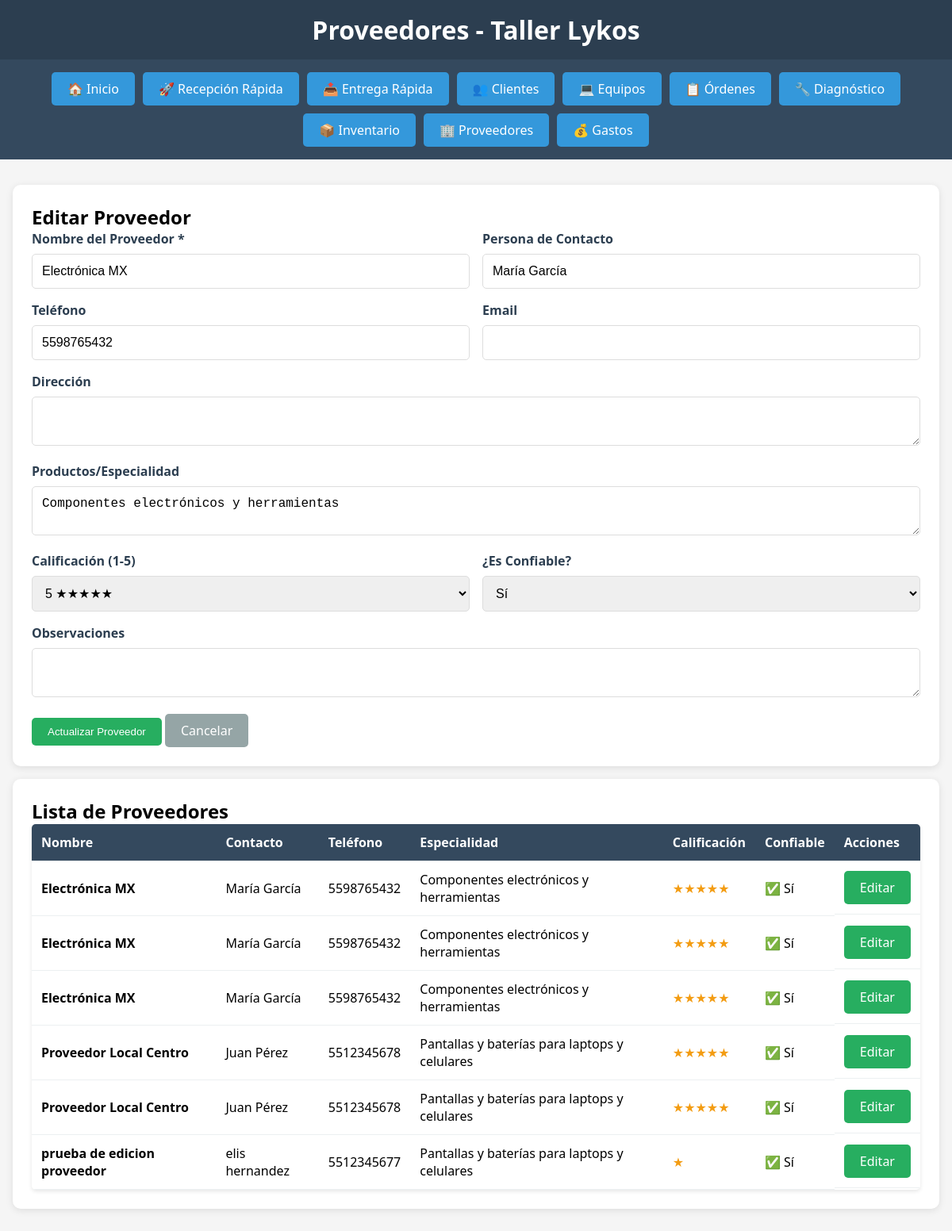
Screenshot of /proveedores.php?editar=4 with the database file from the repository.
### tables this page shows
CREATE TABLE `proveedores` (
  `id_proveedor` int(11) NOT NULL,
  `nombre` varchar(100) NOT NULL,
  `contacto` varchar(100) DEFAULT NULL,
  `telefono` varchar(20) DEFAULT NULL,
  `email` varchar(100) DEFAULT NULL,
  `direccion` text DEFAULT NULL,
  `productos_especialidad` text DEFAULT NULL,
  `calificacion` int(11) DEFAULT 5,
  `confiable` tinyint(4) DEFAULT 1,
  `observaciones` text DEFAULT NULL,
  `fecha_registro` timestamp NOT NULL DEFAULT current_timestamp()
);

### proveedores.php (the view, shortened to what this page needs)
<?php include 'config.php'; ?>
<!DOCTYPE html>
<html lang="es">
<head>
</head>
<body>
    <div class="header">
        <h1>Proveedores - Taller Lykos</h1>
    </div>
    <?php include 'nav.php'; ?>
    <div class="container">
        <div class="card">
            <h2><?php echo isset($_GET['editar']) ? 'Editar Proveedor' : 'Nuevo Proveedor'; ?></h2>
            <form method="POST" action="guardar_proveedor.php">
                <?php
                $proveedor = null;
                if(isset($_GET['editar'])) {
                    $stmt = $pdo->prepare("SELECT * FROM proveedores WHERE id_proveedor = ?");
                    $stmt->execute([$_GET['editar']]);
                    $proveedor = $stmt->fetch();
                }
                ?>
                <div class="grid-2">
                    <div class="form-group">
                        <label>Nombre del Proveedor *</label>
                        <input type="text" name="nombre" class="form-control" value="<?php echo $proveedor ? $proveedor['nombre'] : ''; ?>" required>
                    </div>
                    <div class="form-group">
                        <label>Persona de Contacto</label>
                        <input type="text" name="contacto" class="form-control" value="<?php echo $proveedor ? $proveedor['contacto'] : ''; ?>">
                    </div>
                </div>
                <div class="grid-2">
                    <div class="form-group">
                        <label>Teléfono</label>
                        <input type="text" name="telefono" class="form-control" value="<?php echo $proveedor ? $proveedor['telefono'] : ''; ?>">
                    </div>
                    <div class="form-group">
                        <label>Email</label>
                        <input type="email" name="email" class="form-control" value="<?php echo $proveedor ? $proveedor['email'] : ''; ?>">
                    </div>
                </div>
                <div class="form-group">
                    <label>Dirección</label>
                    <textarea name="direccion" class="form-control" rows="2"><?php echo $proveedor ? $proveedor['direccion'] : ''; ?></textarea>
                </div>
                <div class="form-group">
                    <label>Productos/Especialidad</label>
                    <textarea name="productos_especialidad" class="form-control" rows="2" placeholder="Qué productos ofrece..."><?php echo $proveedor ? $proveedor['productos_especialidad'] : ''; ?></textarea>
                </div>
                <div class="grid-2">
                    <div class="form-group">
                        <label>Calificación (1-5)</label>
                        <select name="calificacion" class="form-control">
                            <?php for($i=1; $i<=5; $i++): ?>
                                <option value="<?php echo $i; ?>" <?php echo $proveedor && $proveedor['calificacion'] == $i ? 'selected' : ''; ?>>
                                    <?php echo $i; ?> <?php echo str_repeat('★', $i); ?>
                                </option>
                            <?php endfor; ?>
                        </select>
                    </div>
                    <div class="form-group">
                        <label>¿Es Confiable?</label>
                        <select name="confiable" class="form-control">
                            <option value="1" <?php echo $proveedor && $proveedor['confiable'] ? 'selected' : ''; ?>>Sí</option>
                        </select>
                    </div>
                </div>
                <div class="form-group">
                    <label>Observaciones</label>
                    <textarea name="observaciones" class="form-control" rows="2"><?php echo $proveedor ? $proveedor['observaciones'] : ''; ?></textarea>
                </div>
                <button type="submit" class="btn"><?php echo $proveedor ? 'Actualizar' : 'Guardar'; ?> Proveedor</button>
                <?php if($proveedor): ?>
                    <a href="proveedores.php" class="btn" style="background: #95a5a6;">Cancelar</a>
                <?php endif; ?>
            </form>
        </div>
        <div class="card">
            <h2>Lista de Proveedores</h2>
            <table>
                <thead>
                    <tr>
                        <th>Nombre</th>
                        <th>Contacto</th>
                        <th>Teléfono</th>
                        <th>Especialidad</th>
                        <th>Calificación</th>
                        <th>Confiable</th>
                        <th>Acciones</th>
                    </tr>
                </thead>
                <tbody>
                    <?php
                    $stmt = $pdo->query("SELECT * FROM proveedores ORDER BY nombre");
                    while($proveedor = $stmt->fetch()) {
                        $confiable = $proveedor['confiable'] ? '✅ Sí' : '❌ No';
                        echo "
                        <tr>
                            <td><strong>{$proveedor['nombre']}</strong></td>
                            <td>{$proveedor['contacto']}</td>
                            <td>{$proveedor['telefono']}</td>
                            <td>{$proveedor['productos_especialidad']}</td>
                            <td class='rating'>" . str_repeat('★', $proveedor['calificacion']) . "</td>
                            <td>$confiable</td>
                            <td class='actions'>
                                <a href='proveedores.php?editar={$proveedor['id_proveedor']}' class='btn'>Editar</a>
                            </td>
                        </tr>";
                    }
                    ?>
                </tbody>
            </table>
        </div>
    </div>
</body>
</html>

### proveedores.php (style rules this page uses)
* { margin: 0; padding: 0; box-sizing: border-box; }
body { font-family: 'Segoe UI', Tahoma, Geneva, Verdana, sans-serif; background: #f5f5f5; }
.header { background: #2c3e50; color: white; padding: 1rem; text-align: center; }
.container { max-width: 1200px; margin: 2rem auto; padding: 0 1rem; }
.card { background: white; padding: 1.5rem; border-radius: 10px; box-shadow: 0 2px 10px rgba(0,0,0,0.1); margin-bottom: 1rem; }
.form-group { margin-bottom: 1rem; }
.form-group label { display: block; margin-bottom: 0.5rem; font-weight: bold; color: #2c3e50; }
.form-control { width: 100%; padding: 0.75rem; border: 1px solid #ddd; border-radius: 5px; font-size: 1rem; }
.btn { padding: 10px 20px; background: #27ae60; color: white; border: none; border-radius: 5px; cursor: pointer; text-decoration: none; display: inline-block; }
table { width: 100%; border-collapse: collapse; background: white; border-radius: 5px; overflow: hidden; box-shadow: 0 2px 5px rgba(0,0,0,0.1); }
th, td { padding: 12px; text-align: left; border-bottom: 1px solid #ecf0f1; }
th { background: #34495e; color: white; }
.actions { display: flex; gap: 5px; }
.grid-2 { display: grid; grid-template-columns: 1fr 1fr; gap: 1rem; }
.rating { color: #f39c12; }

### rows the page displays
proveedores: nombre "Electrónica MX", contacto "María García", telefono "5598765432", productos_especialidad "Componentes electrónicos y herramientas", calificacion "5 ★★★★★", confiable "Sí", calificacion "★★★★★", confiable "✅ Sí"
proveedores: nombre "Electrónica MX", contacto "María García", telefono "5598765432", productos_especialidad "Componentes electrónicos y herramientas", calificacion "★★★★★", confiable "✅ Sí"
proveedores: nombre "Electrónica MX", contacto "María García", telefono "5598765432", productos_especialidad "Componentes electrónicos y herramientas", calificacion "★★★★★", confiable "✅ Sí"
proveedores: nombre "Proveedor Local Centro", contacto "Juan Pérez", telefono "5512345678", productos_especialidad "Pantallas y baterías para laptops y celulares", calificacion "★★★★★", confiable "✅ Sí"
proveedores: nombre "Proveedor Local Centro", contacto "Juan Pérez", telefono "5512345678", productos_especialidad "Pantallas y baterías para laptops y celulares", calificacion "★★★★★", confiable "✅ Sí"
proveedores: nombre "prueba de edicion proveedor", contacto "elis hernandez", telefono "5512345677", productos_especialidad "Pantallas y baterías para laptops y celulares", calificacion "★", confiable "✅ Sí"
